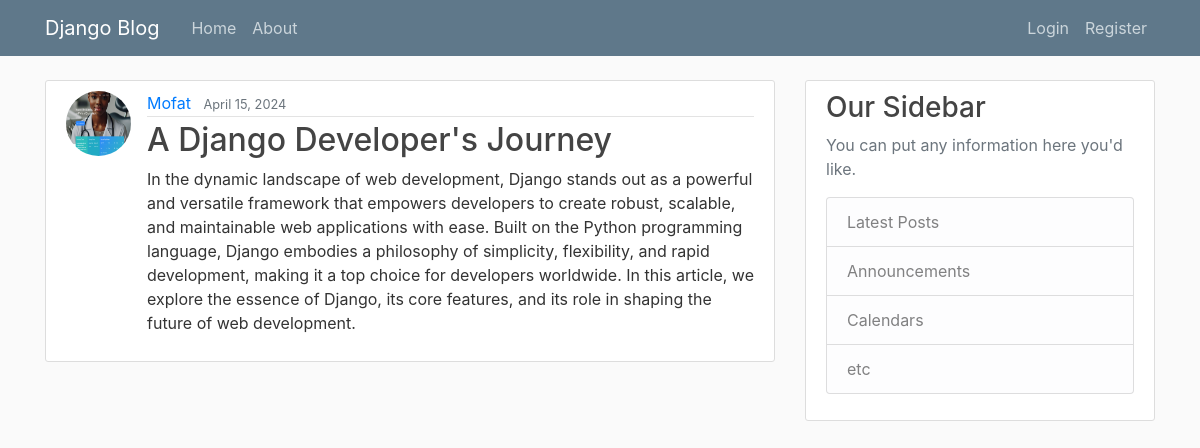
The app's page /post/3/, older data.
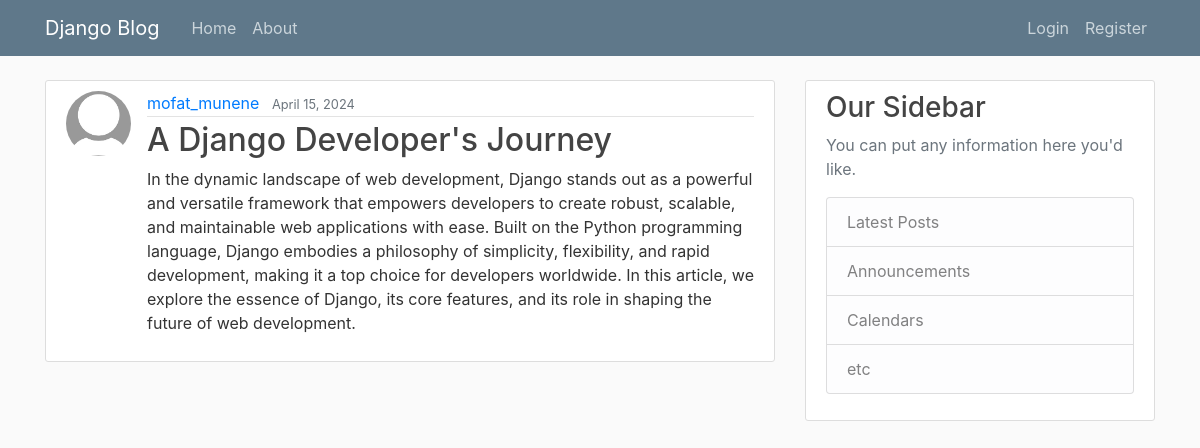
The same page, newer data.
### Blogapp/models.py (models this page shows, shortened)
class Post(models.Model):
    title = models.CharField(max_length=100)
    content  = models.TextField()
    date_posted = models.DateTimeField(default = timezone.now)
    author = models.ForeignKey(User, on_delete=models.CASCADE)

### Users/models.py (models this page shows, shortened)
class Profile(models.Model):
    user = models. OneToOneField(User, on_delete=models.CASCADE)
    image = models.ImageField(default= 'default.jpg', upload_to= 'profile_pics')

### Blogapp/views.py (the view)
# urls.py: path('post/<int:pk>/',PostDetailView.as_view(), name= 'post-detail'),
class PostDetailView(DetailView):
    model = Post

### Blogapp/templates/Blogapp/post_detail.html (shortened to what this page needs)
{% extends 'Blogapp/base.html' %}
{% block content %}
    <article class="media content-section">
        <img class="rounded-circle article-img" src="{{object.author.profile.image.url}}" >
        <div class="media-body">
            <div class="article-metadata">
                <a class="mr-2" href="{% url 'user-posts' object.author.username %}">{{ object.author }}</a>
                <small class="text-muted">{{ object.date_posted | date }}</small>
            </div>
            <h2 class="article-title">{{ object.title }}</h2>
            <p class="article-content">{{ object.content }}</p>
        </div>
    </article>
{% endblock content %}

Row changes from the older to the newer data that the page shows:
changed Post "A Django Developer's Journey": author.profile.image: picture removed, a placeholder shows; author "Mofat" → "mofat_munene"
